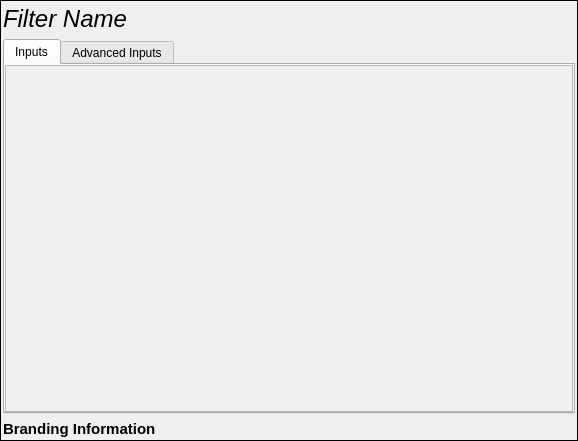
<?xml version="1.0" encoding="UTF-8"?>
<ui version="4.0">
 <class>FilterInputDockWidget</class>
 <widget class="QWidget" name="FilterInputDockWidget">
  <property name="geometry">
   <rect>
    <x>0</x>
    <y>0</y>
    <width>578</width>
    <height>441</height>
   </rect>
  </property>
  <property name="windowTitle">
   <string>Filter Input Parameters</string>
  </property>
  <layout class="QVBoxLayout" name="verticalLayout_2">
   <property name="leftMargin">
    <number>0</number>
   </property>
   <property name="topMargin">
    <number>0</number>
   </property>
   <property name="rightMargin">
    <number>0</number>
   </property>
   <property name="bottomMargin">
    <number>0</number>
   </property>
   <item>
    <widget class="QFrame" name="contents">
     <property name="styleSheet">
      <string notr="true">QFrame::contents
{
	background-color: qlineargradient(spread:pad, x1:0, y1:0, x2:0, y2:1, stop:0 rgba(185, 185, 185, 255), stop:0.5 rgba(226, 226, 226, 255), stop:1 rgba(150, 150, 150, 255));
border: 1px solid #515151;
border-radius: 10px;
padding: 0 0 0 0px;
font: 100 italic 12pt &quot;Arial&quot;;
font-weight: bold;s
}</string>
     </property>
     <property name="frameShape">
      <enum>QFrame::Box</enum>
     </property>
     <property name="frameShadow">
      <enum>QFrame::Plain</enum>
     </property>
     <layout class="QGridLayout" name="gridLayout_3">
      <property name="leftMargin">
       <number>2</number>
      </property>
      <property name="topMargin">
       <number>4</number>
      </property>
      <property name="rightMargin">
       <number>2</number>
      </property>
      <property name="bottomMargin">
       <number>2</number>
      </property>
      <item row="0" column="0">
       <layout class="QHBoxLayout" name="horizontalLayout">
        <property name="topMargin">
         <number>0</number>
        </property>
        <item>
         <widget class="QLabel" name="filterHumanLabel">
          <property name="font">
           <font>
            <pointsize>18</pointsize>
            <weight>50</weight>
            <italic>true</italic>
            <bold>false</bold>
           </font>
          </property>
          <property name="styleSheet">
           <string notr="true">QLabel {
	font: 18pt;
	font-style: bold;
	font-style: italic;
}</string>
          </property>
          <property name="text">
           <string>Filter Name</string>
          </property>
         </widget>
        </item>
        <item>
         <spacer name="horizontalSpacer">
          <property name="orientation">
           <enum>Qt::Horizontal</enum>
          </property>
          <property name="sizeHint" stdset="0">
           <size>
            <width>40</width>
            <height>20</height>
           </size>
          </property>
         </spacer>
        </item>
       </layout>
      </item>
      <item row="1" column="0">
       <widget class="QTabWidget" name="filterInputTabWidget">
        <property name="currentIndex">
         <number>0</number>
        </property>
        <widget class="QWidget" name="basicInputs">
         <attribute name="title">
          <string>Inputs</string>
         </attribute>
         <layout class="QGridLayout" name="gridLayout_2">
          <property name="leftMargin">
           <number>0</number>
          </property>
          <property name="topMargin">
           <number>0</number>
          </property>
          <property name="rightMargin">
           <number>0</number>
          </property>
          <property name="bottomMargin">
           <number>0</number>
          </property>
          <item row="0" column="0">
           <widget class="QScrollArea" name="scrollArea">
            <property name="frameShape">
             <enum>QFrame::StyledPanel</enum>
            </property>
            <property name="widgetResizable">
             <bool>true</bool>
            </property>
            <widget class="QWidget" name="basicInputsScrollWidget">
             <property name="geometry">
              <rect>
               <x>0</x>
               <y>0</y>
               <width>564</width>
               <height>339</height>
              </rect>
             </property>
             <layout class="QVBoxLayout" name="verticalLayout"/>
            </widget>
           </widget>
          </item>
         </layout>
        </widget>
        <widget class="QWidget" name="advancedInputs">
         <attribute name="title">
          <string>Advanced Inputs</string>
         </attribute>
        </widget>
       </widget>
      </item>
      <item row="2" column="0">
       <widget class="QLabel" name="brandingLabel">
        <property name="font">
         <font>
          <pointsize>11</pointsize>
          <weight>75</weight>
          <bold>true</bold>
         </font>
        </property>
        <property name="text">
         <string>Branding Information</string>
        </property>
       </widget>
      </item>
     </layout>
    </widget>
   </item>
  </layout>
 </widget>
 <resources/>
 <connections/>
</ui>
